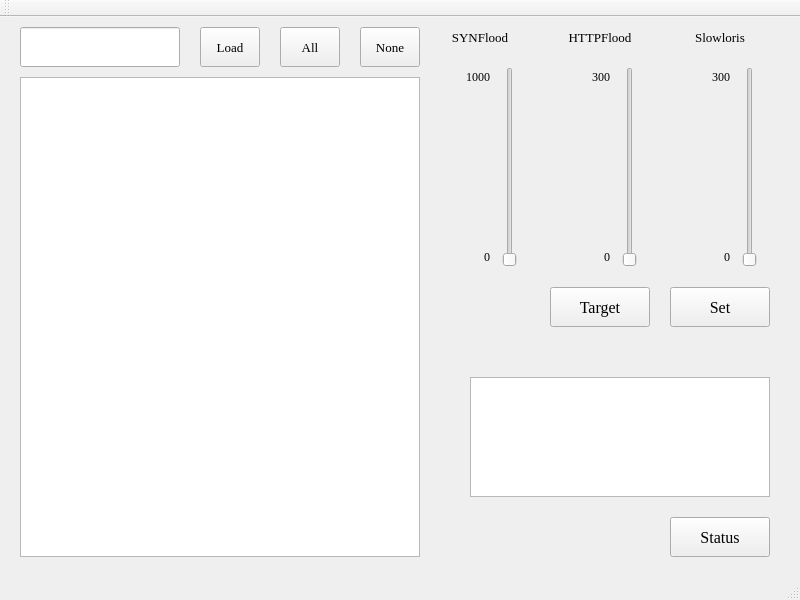
<?xml version="1.0" encoding="UTF-8"?>
<ui version="4.0">
 <class>MainWindow</class>
 <widget class="QMainWindow" name="MainWindow">
  <property name="geometry">
   <rect>
    <x>0</x>
    <y>0</y>
    <width>800</width>
    <height>600</height>
   </rect>
  </property>
  <property name="windowTitle">
   <string>MainWindow</string>
  </property>
  <widget class="QWidget" name="centralWidget">
   <widget class="QPushButton" name="btn_botnet_none">
    <property name="geometry">
     <rect>
      <x>360</x>
      <y>10</y>
      <width>60</width>
      <height>40</height>
     </rect>
    </property>
    <property name="font">
     <font>
      <family>Georgia</family>
      <pointsize>10</pointsize>
     </font>
    </property>
    <property name="text">
     <string>None</string>
    </property>
   </widget>
   <widget class="QPushButton" name="btn_botnet_all">
    <property name="geometry">
     <rect>
      <x>280</x>
      <y>10</y>
      <width>60</width>
      <height>40</height>
     </rect>
    </property>
    <property name="font">
     <font>
      <family>Georgia</family>
      <pointsize>10</pointsize>
     </font>
    </property>
    <property name="text">
     <string>All</string>
    </property>
   </widget>
   <widget class="QSlider" name="slider_synflood">
    <property name="geometry">
     <rect>
      <x>500</x>
      <y>50</y>
      <width>20</width>
      <height>200</height>
     </rect>
    </property>
    <property name="orientation">
     <enum>Qt::Vertical</enum>
    </property>
   </widget>
   <widget class="QSlider" name="slider_httpflood">
    <property name="geometry">
     <rect>
      <x>620</x>
      <y>50</y>
      <width>20</width>
      <height>200</height>
     </rect>
    </property>
    <property name="orientation">
     <enum>Qt::Vertical</enum>
    </property>
   </widget>
   <widget class="QSlider" name="slider_slowloris">
    <property name="geometry">
     <rect>
      <x>740</x>
      <y>50</y>
      <width>20</width>
      <height>200</height>
     </rect>
    </property>
    <property name="orientation">
     <enum>Qt::Vertical</enum>
    </property>
   </widget>
   <widget class="QPushButton" name="btn_set">
    <property name="geometry">
     <rect>
      <x>670</x>
      <y>270</y>
      <width>100</width>
      <height>40</height>
     </rect>
    </property>
    <property name="font">
     <font>
      <family>Georgia</family>
      <pointsize>12</pointsize>
     </font>
    </property>
    <property name="text">
     <string>Set</string>
    </property>
   </widget>
   <widget class="QLabel" name="label">
    <property name="geometry">
     <rect>
      <x>420</x>
      <y>10</y>
      <width>120</width>
      <height>20</height>
     </rect>
    </property>
    <property name="font">
     <font>
      <family>Georgia</family>
      <pointsize>10</pointsize>
     </font>
    </property>
    <property name="text">
     <string>SYNFlood</string>
    </property>
    <property name="alignment">
     <set>Qt::AlignCenter</set>
    </property>
   </widget>
   <widget class="QLabel" name="label_2">
    <property name="geometry">
     <rect>
      <x>540</x>
      <y>10</y>
      <width>120</width>
      <height>20</height>
     </rect>
    </property>
    <property name="font">
     <font>
      <family>Georgia</family>
      <pointsize>10</pointsize>
     </font>
    </property>
    <property name="text">
     <string>HTTPFlood</string>
    </property>
    <property name="alignment">
     <set>Qt::AlignCenter</set>
    </property>
   </widget>
   <widget class="QLabel" name="label_3">
    <property name="geometry">
     <rect>
      <x>660</x>
      <y>10</y>
      <width>120</width>
      <height>20</height>
     </rect>
    </property>
    <property name="font">
     <font>
      <family>Georgia</family>
      <pointsize>10</pointsize>
     </font>
    </property>
    <property name="text">
     <string>Slowloris</string>
    </property>
    <property name="alignment">
     <set>Qt::AlignCenter</set>
    </property>
   </widget>
   <widget class="QLabel" name="label_4">
    <property name="geometry">
     <rect>
      <x>450</x>
      <y>230</y>
      <width>40</width>
      <height>20</height>
     </rect>
    </property>
    <property name="font">
     <font>
      <family>Georgia</family>
     </font>
    </property>
    <property name="text">
     <string>0</string>
    </property>
    <property name="alignment">
     <set>Qt::AlignRight|Qt::AlignTrailing|Qt::AlignVCenter</set>
    </property>
   </widget>
   <widget class="QLabel" name="label_5">
    <property name="geometry">
     <rect>
      <x>450</x>
      <y>50</y>
      <width>40</width>
      <height>20</height>
     </rect>
    </property>
    <property name="font">
     <font>
      <family>Georgia</family>
     </font>
    </property>
    <property name="text">
     <string>1000</string>
    </property>
    <property name="alignment">
     <set>Qt::AlignRight|Qt::AlignTrailing|Qt::AlignVCenter</set>
    </property>
   </widget>
   <widget class="QLabel" name="label_6">
    <property name="geometry">
     <rect>
      <x>570</x>
      <y>230</y>
      <width>40</width>
      <height>20</height>
     </rect>
    </property>
    <property name="font">
     <font>
      <family>Georgia</family>
     </font>
    </property>
    <property name="text">
     <string>0</string>
    </property>
    <property name="alignment">
     <set>Qt::AlignRight|Qt::AlignTrailing|Qt::AlignVCenter</set>
    </property>
   </widget>
   <widget class="QLabel" name="label_7">
    <property name="geometry">
     <rect>
      <x>570</x>
      <y>50</y>
      <width>40</width>
      <height>20</height>
     </rect>
    </property>
    <property name="font">
     <font>
      <family>Georgia</family>
     </font>
    </property>
    <property name="text">
     <string>300</string>
    </property>
    <property name="alignment">
     <set>Qt::AlignRight|Qt::AlignTrailing|Qt::AlignVCenter</set>
    </property>
   </widget>
   <widget class="QLabel" name="label_8">
    <property name="geometry">
     <rect>
      <x>690</x>
      <y>230</y>
      <width>40</width>
      <height>20</height>
     </rect>
    </property>
    <property name="font">
     <font>
      <family>Georgia</family>
     </font>
    </property>
    <property name="text">
     <string>0</string>
    </property>
    <property name="alignment">
     <set>Qt::AlignRight|Qt::AlignTrailing|Qt::AlignVCenter</set>
    </property>
   </widget>
   <widget class="QLabel" name="label_9">
    <property name="geometry">
     <rect>
      <x>690</x>
      <y>50</y>
      <width>40</width>
      <height>20</height>
     </rect>
    </property>
    <property name="font">
     <font>
      <family>Georgia</family>
     </font>
    </property>
    <property name="text">
     <string>300</string>
    </property>
    <property name="alignment">
     <set>Qt::AlignRight|Qt::AlignTrailing|Qt::AlignVCenter</set>
    </property>
   </widget>
   <widget class="QPushButton" name="btn_status">
    <property name="geometry">
     <rect>
      <x>670</x>
      <y>500</y>
      <width>100</width>
      <height>40</height>
     </rect>
    </property>
    <property name="font">
     <font>
      <family>Georgia</family>
      <pointsize>12</pointsize>
     </font>
    </property>
    <property name="text">
     <string>Status</string>
    </property>
   </widget>
   <widget class="QPushButton" name="btn_botnet_load">
    <property name="geometry">
     <rect>
      <x>200</x>
      <y>10</y>
      <width>60</width>
      <height>40</height>
     </rect>
    </property>
    <property name="font">
     <font>
      <family>Georgia</family>
      <pointsize>10</pointsize>
     </font>
    </property>
    <property name="text">
     <string>Load</string>
    </property>
   </widget>
   <widget class="QLineEdit" name="line_botnet_path">
    <property name="geometry">
     <rect>
      <x>20</x>
      <y>10</y>
      <width>160</width>
      <height>40</height>
     </rect>
    </property>
   </widget>
   <widget class="QTableWidget" name="tab_botnet">
    <property name="geometry">
     <rect>
      <x>20</x>
      <y>60</y>
      <width>400</width>
      <height>480</height>
     </rect>
    </property>
   </widget>
   <widget class="QTableWidget" name="tab_status">
    <property name="geometry">
     <rect>
      <x>470</x>
      <y>360</y>
      <width>300</width>
      <height>120</height>
     </rect>
    </property>
   </widget>
   <widget class="QPushButton" name="btn_target">
    <property name="geometry">
     <rect>
      <x>550</x>
      <y>270</y>
      <width>100</width>
      <height>40</height>
     </rect>
    </property>
    <property name="font">
     <font>
      <family>Georgia</family>
      <pointsize>12</pointsize>
     </font>
    </property>
    <property name="text">
     <string>Target</string>
    </property>
   </widget>
  </widget>
  <widget class="QMenuBar" name="menuBar">
   <property name="geometry">
    <rect>
     <x>0</x>
     <y>0</y>
     <width>800</width>
     <height>17</height>
    </rect>
   </property>
  </widget>
  <widget class="QToolBar" name="mainToolBar">
   <attribute name="toolBarArea">
    <enum>TopToolBarArea</enum>
   </attribute>
   <attribute name="toolBarBreak">
    <bool>false</bool>
   </attribute>
  </widget>
  <widget class="QStatusBar" name="statusBar"/>
 </widget>
 <layoutdefault spacing="6" margin="11"/>
 <resources/>
 <connections/>
</ui>
